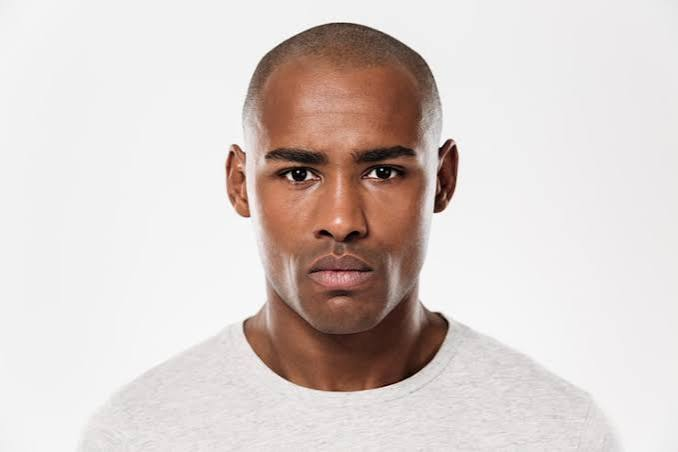
#> input picture face man.jpg, 678 x 452 px
$ python main.py
#> lines starting #> are read from the running program, lines starting #| are printed output that depends on the picture; after the words box and inside, x2 and y2 are one past the last pixel; in counts of white or black regions, pixels touching at a corner belong together
import cv2

face_cascade = cv2.CascadeClassifier("face.xml")
print("model loaded successfully")

image = cv2.imread("face man.jpg")
#> image is the input picture: shape (452, 678, 3); mean B, G, R 203.7, 207.2, 217.6
cv2.imshow("original image", image)
gray_image = cv2.cvtColor(image, cv2.COLOR_BGR2GRAY)
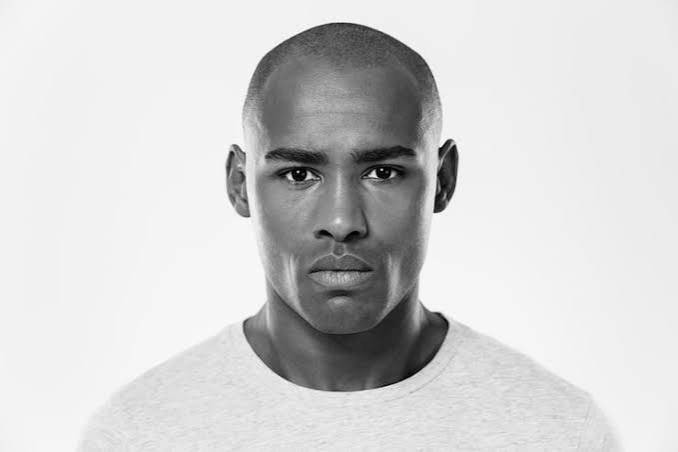
#> gray_image: shape (452, 678); min 0, max 255, mean 210
cv2.imshow("grayscale image", gray_image)
face = face_cascade.detectMultiScale(
    gray_image,
    scaleFactor=1.3,
    minNeighbors=5
)
#> face = [[233, 84, 222, 222]]

print("face coordinates", face)
#| face coordinates [[233  84 222 222]]

for(x,y,w,h)in face:
    cv2.rectangle(
        image,
        (x,y),
        (x+w, y+h),
        (0,0,255),
        3
    )
#> this loop made 1 pass
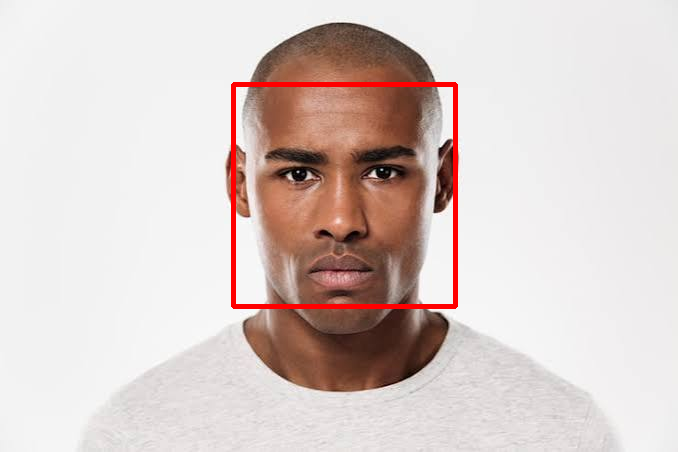
#> image: shape (452, 678, 3); 1.44% of pixels changed, all inside (x1, y1, x2, y2) = (231, 82, 458, 309)
cv2.imshow("face detection", image)
cv2.waitKey(0)
cv2.destroyAllWindows()
